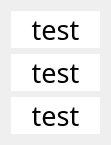
   <widget class="QWidget" name="layoutWidget">
    <property name="geometry">
     <rect>
      <x>270</x>
      <y>210</y>
      <width>111</width>
      <height>121</height>
     </rect>
    </property>
    <layout class="QVBoxLayout" name="verticalLayout">
     <item>
      <widget class="QLabel" name="label_17">
       <property name="font">
        <font>
         <family>OCR A Extended</family>
         <pointsize>20</pointsize>
         <weight>50</weight>
         <italic>false</italic>
         <bold>false</bold>
        </font>
       </property>
       <property name="styleSheet">
        <string notr="true">background-color: rgb(255, 255, 255);
font: 20pt &quot;OCR A Extended&quot;;</string>
       </property>
       <property name="text">
        <string>test</string>
       </property>
       <property name="alignment">
        <set>Qt::AlignCenter</set>
       </property>
      </widget>
     </item>
     <item>
      <widget class="QLabel" name="label_18">
       <property name="font">
        <font>
         <family>OCR A Extended</family>
         <pointsize>20</pointsize>
         <weight>50</weight>
         <italic>false</italic>
         <bold>false</bold>
        </font>
       </property>
       <property name="styleSheet">
        <string notr="true">background-color: rgb(255, 255, 255);
font: 20pt &quot;OCR A Extended&quot;;</string>
       </property>
       <property name="text">
        <string>test</string>
       </property>
       <property name="alignment">
        <set>Qt::AlignCenter</set>
       </property>
      </widget>
     </item>
     <item>
      <widget class="QLabel" name="label_19">
       <property name="font">
        <font>
         <family>OCR A Extended</family>
         <pointsize>20</pointsize>
         <weight>50</weight>
         <italic>false</italic>
         <bold>false</bold>
        </font>
       </property>
       <property name="styleSheet">
        <string notr="true">background-color: rgb(255, 255, 255);
font: 20pt &quot;OCR A Extended&quot;;</string>
       </property>
       <property name="text">
        <string>test</string>
       </property>
       <property name="alignment">
        <set>Qt::AlignCenter</set>
       </property>
      </widget>
     </item>
    </layout>
   </widget>
